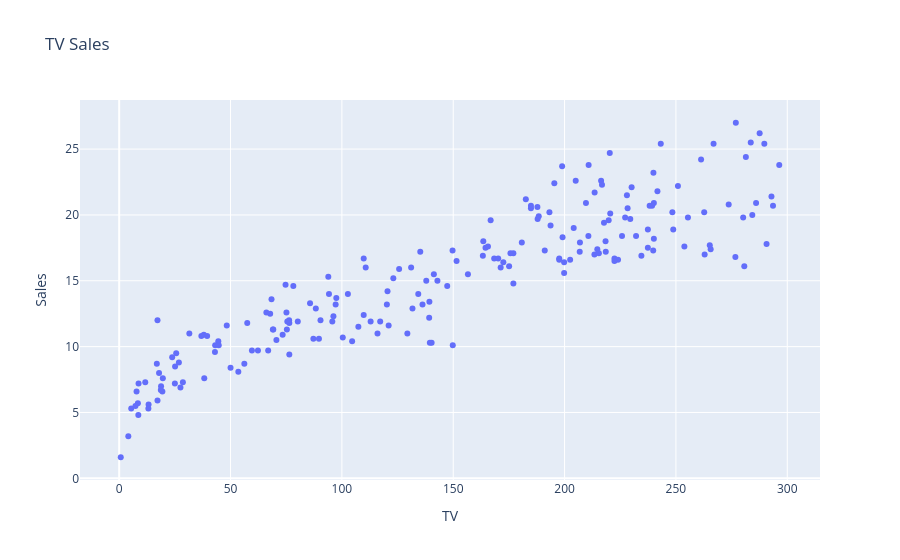

The code cell stored with this chart in its notebook:
### Code cell
fig = px.scatter(data_frame=ds, x='TV', y='Sales', title='TV Sales')
fig.show()

### Figure 1 — Plotly figure (JSON) as saved in the notebook; plotly's stock layout.template omitted (floating-point values rounded to 4 significant figures; data arrays with more than 128 entries replaced by an {"elided": "..."} marker saying what was removed)
{"data": [{"hovertemplate": "TV=%{x}<br>Sales=%{y}<extra></extra>", "legendgroup": "", "marker": {"color": "#636efa", "symbol": "circle"}, "mode": "markers", "name": "", "orientation": "v", "showlegend": false, "x": {"elided": "200 float values"}, "xaxis": "x", "y": {"elided": "200 float values"}, "yaxis": "y", "type": "scatter"}], "layout": {"xaxis": {"anchor": "y", "domain": [0.0, 1.0], "title": {"text": "TV"}}, "yaxis": {"anchor": "x", "domain": [0.0, 1.0], "title": {"text": "Sales"}}, "legend": {"tracegroupgap": 0}, "title": {"text": "TV Sales"}}}
